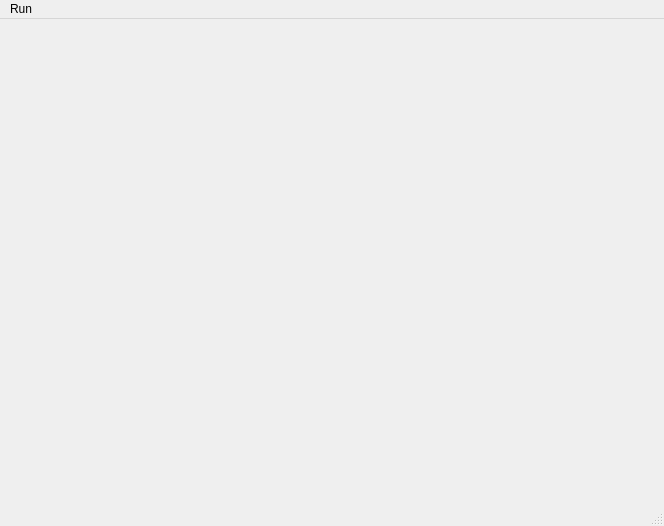
<ui version="4.0" >
 <class>MainWindow</class>
 <widget class="QMainWindow" name="MainWindow" >
  <property name="geometry" >
   <rect>
    <x>0</x>
    <y>0</y>
    <width>664</width>
    <height>526</height>
   </rect>
  </property>
  <property name="windowTitle" >
   <string>MainWindow</string>
  </property>
  <widget class="QMenuBar" name="menuBar" >
   <property name="geometry" >
    <rect>
     <x>0</x>
     <y>0</y>
     <width>664</width>
     <height>30</height>
    </rect>
   </property>
   <widget class="QMenu" name="menuRun" >
    <property name="title" >
     <string>Run</string>
    </property>
    <addaction name="actionLoad_target" />
    <addaction name="actionRun" />
    <addaction name="actionContinue" />
    <addaction name="actionStep_into" />
    <addaction name="actionStep_over" />
    <addaction name="actionStep_out" />
    <addaction name="actionPause" />
    <addaction name="actionKill" />
   </widget>
   <addaction name="menuRun" />
  </widget>
  <widget class="QStatusBar" name="statusBar" >
   <property name="geometry" >
    <rect>
     <x>0</x>
     <y>503</y>
     <width>664</width>
     <height>23</height>
    </rect>
   </property>
  </widget>
  <action name="actionRun" >
   <property name="enabled" >
    <bool>false</bool>
   </property>
   <property name="text" >
    <string>Run</string>
   </property>
   <property name="shortcut" >
    <string>Ctrl+R</string>
   </property>
  </action>
  <action name="actionContinue" >
   <property name="enabled" >
    <bool>false</bool>
   </property>
   <property name="text" >
    <string>Continue</string>
   </property>
   <property name="shortcut" >
    <string>F4</string>
   </property>
  </action>
  <action name="actionStep_into" >
   <property name="enabled" >
    <bool>false</bool>
   </property>
   <property name="text" >
    <string>Step into</string>
   </property>
   <property name="shortcut" >
    <string>F5</string>
   </property>
  </action>
  <action name="actionStep_over" >
   <property name="enabled" >
    <bool>false</bool>
   </property>
   <property name="text" >
    <string>Step over</string>
   </property>
   <property name="shortcut" >
    <string>F6</string>
   </property>
  </action>
  <action name="actionPause" >
   <property name="enabled" >
    <bool>false</bool>
   </property>
   <property name="text" >
    <string>Pause</string>
   </property>
   <property name="shortcut" >
    <string>Ctrl+P</string>
   </property>
  </action>
  <action name="actionLoad_target" >
   <property name="text" >
    <string>Load target</string>
   </property>
   <property name="shortcut" >
    <string>Ctrl+O</string>
   </property>
  </action>
  <action name="actionStep_out" >
   <property name="enabled" >
    <bool>false</bool>
   </property>
   <property name="text" >
    <string>Step out</string>
   </property>
   <property name="shortcut" >
    <string>F7</string>
   </property>
  </action>
  <action name="actionKill" >
   <property name="enabled" >
    <bool>false</bool>
   </property>
   <property name="text" >
    <string>Kill</string>
   </property>
   <property name="shortcut" >
    <string>Ctrl+K</string>
   </property>
  </action>
 </widget>
 <resources/>
 <connections/>
</ui>
